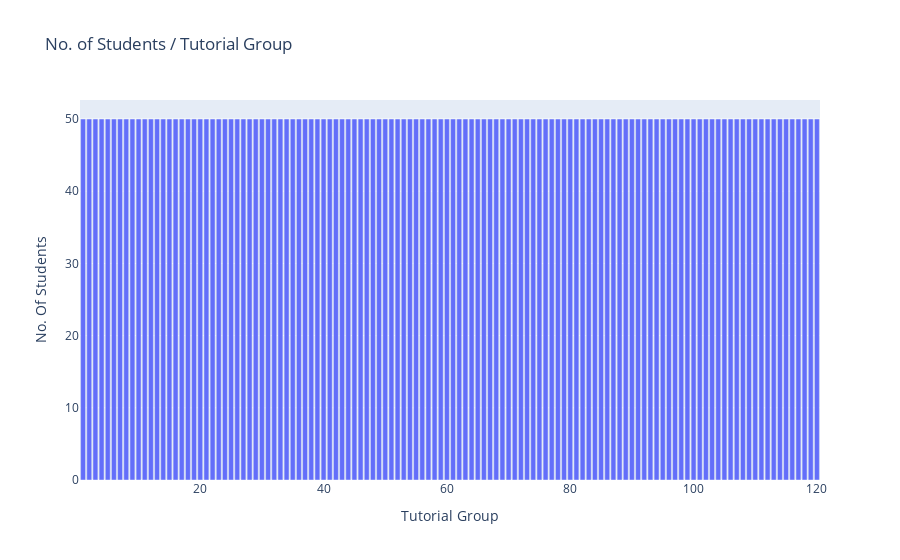

Notebook code cell kept with this figure:
### Code cell
# Graph on No. of Students Per Tutorial Group
numPerGrp = {}
studentList = sortData(dataList)

for student in studentList:
    if student[0] not in numPerGrp.keys():
        numPerGrp[student[0]] = 0

for updateStudent in studentList:
    numPerGrp[updateStudent[0]] += 1

barTrace = go.Bar(
    x = list(numPerGrp.keys()),
    y = list(numPerGrp.values()),
    name = 'Number of Students / Tutorial Group'
)

fig = go.Figure(barTrace)
fig.update_layout(
    title="No. of Students / Tutorial Group",
    xaxis_title="Tutorial Group",
    yaxis_title="No. Of Students") # Name the title of the graph
fig.show() # Show the graph

### Figure 1 — Plotly figure (JSON) as saved in the notebook; plotly's stock layout.template omitted (floating-point values rounded to 4 significant figures)
{"data": [{"name": "Number of Students / Tutorial Group", "type": "bar", "x": [1, 2, 3, 4, 5, 6, 7, 8, 9, 10, 11, 12, 13, 14, 15, 16, 17, 18, 19, 20, 21, 22, 23, 24, 25, 26, 27, 28, 29, 30, 31, 32, 33, 34, 35, 36, 37, 38, 39, 40, 41, 42, 43, 44, 45, 46, 47, 48, 49, 50, 51, 52, 53, 54, 55, 56, 57, 58, 59, 60, 61, 62, 63, 64, 65, 66, 67, 68, 69, 70, 71, 72, 73, 74, 75, 76, 77, 78, 79, 80, 81, 82, 83, 84, 85, 86, 87, 88, 89, 90, 91, 92, 93, 94, 95, 96, 97, 98, 99, 100, 101, 102, 103, 104, 105, 106, 107, 108, 109, 110, 111, 112, 113, 114, 115, 116, 117, 118, 119, 120], "y": [50, 50, 50, 50, 50, 50, 50, 50, 50, 50, 50, 50, 50, 50, 50, 50, 50, 50, 50, 50, 50, 50, 50, 50, 50, 50, 50, 50, 50, 50, 50, 50, 50, 50, 50, 50, 50, 50, 50, 50, 50, 50, 50, 50, 50, 50, 50, 50, 50, 50, 50, 50, 50, 50, 50, 50, 50, 50, 50, 50, 50, 50, 50, 50, 50, 50, 50, 50, 50, 50, 50, 50, 50, 50, 50, 50, 50, 50, 50, 50, 50, 50, 50, 50, 50, 50, 50, 50, 50, 50, 50, 50, 50, 50, 50, 50, 50, 50, 50, 50, 50, 50, 50, 50, 50, 50, 50, 50, 50, 50, 50, 50, 50, 50, 50, 50, 50, 50, 50, 50]}], "layout": {"title": {"text": "No. of Students / Tutorial Group"}, "xaxis": {"title": {"text": "Tutorial Group"}}, "yaxis": {"title": {"text": "No. Of Students"}}}}
